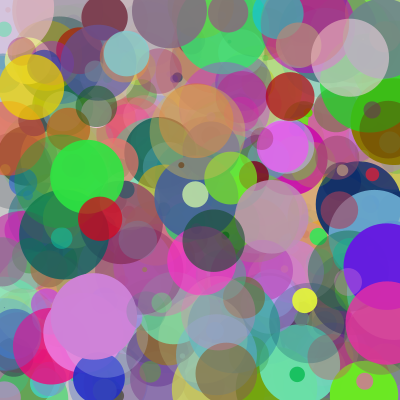
Frame 1 (no input)
Frame 60 (the mouse pressed at the canvas centre just before this capture): identical to frame 1, image omitted
Frame 120 (the mouse held since frame 60 and released just before this capture): identical to frame 1, image omitted

The Processing sketch that drew this single still picture (run headless with seeded random() and noise(); from frame 60 on, the mouse is pressed at the canvas centre):

// Processing sketch: sketch_array_added_properties
// ── sketch_array_added_properties.pde
//number of ellipses
int amount = 500;

//coordinates for placing the ellipse
float X[] = new float[amount];
float Y[] = new float[amount];

//adding random colors to the ellipses
float R[] = new float[amount];
float G[] = new float[amount];
float B[] = new float[amount];

//transparency of ellipses
float alpha[] = new float[amount];

//size of ellipses
float radius[] = new float[amount];

void setup() {
  size( 400, 400 );
  
  for(int i = 0; i < amount; i = i + 1) {
    X[i] = random( 0, width );
    Y[i] = random( 0, height );
    R[i] = random( 0, 255 );
    G[i] = random( 0, 255 );
    B[i] = random( 0, 255 );
    alpha[i] = random( 0, 255 );
    radius[i] = random( 0, 100 );
  }
}

void draw() {
  background(200);
  noStroke();
  for(int i = 0; i < amount; i = i + 1) {
    fill( R[i], G[i], B[i], alpha[i]);
    ellipse( X[i], Y[i], radius[i], radius[i]);
  }
}
